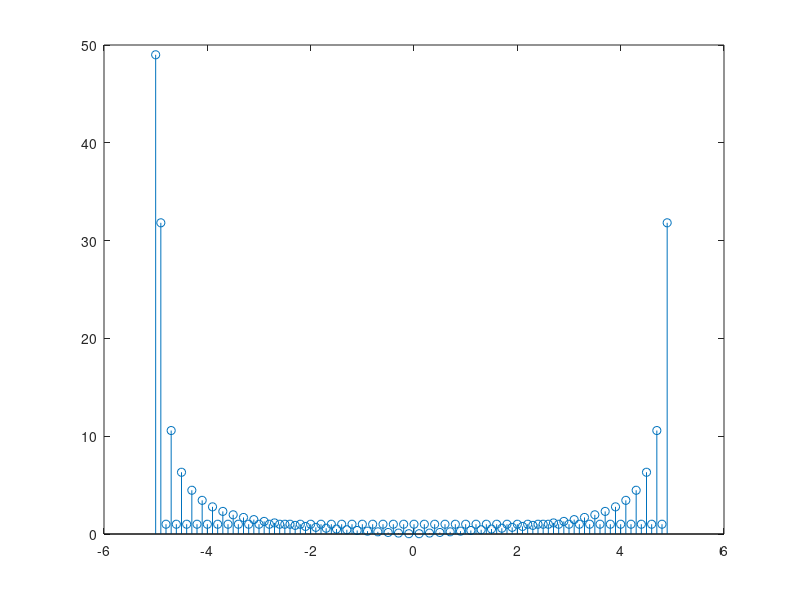

Write MATLAB code to recreate this figure.
n = 1e-1;
T = 10;
%t = -pi:n:pi;
t = -T/2:n:(T/2)-n;

%x = square(t+pi/2,50);
x = abs(t)<2.5;
f = fft(x);
ta = 1/n;
N = length(t);

w = (-1/(2*n)):(1/T):(1/(2*n))-(1/T);

plot(t,x)
stem(w,abs(f))